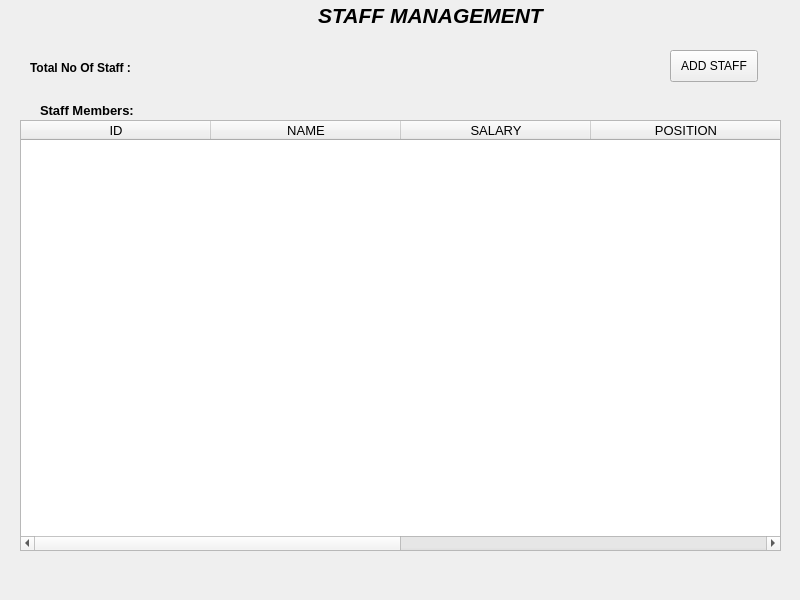
<?xml version="1.0" encoding="UTF-8"?>
<ui version="4.0">
 <class>staff</class>
 <widget class="QMainWindow" name="staff">
  <property name="geometry">
   <rect>
    <x>0</x>
    <y>0</y>
    <width>800</width>
    <height>600</height>
   </rect>
  </property>
  <property name="windowTitle">
   <string>MainWindow</string>
  </property>
  <widget class="QWidget" name="centralwidget">
   <widget class="QLabel" name="staffmanagement">
    <property name="geometry">
     <rect>
      <x>260</x>
      <y>0</y>
      <width>341</width>
      <height>31</height>
     </rect>
    </property>
    <property name="font">
     <font>
      <pointsize>16</pointsize>
      <italic>true</italic>
      <bold>true</bold>
     </font>
    </property>
    <property name="text">
     <string>STAFF MANAGEMENT</string>
    </property>
    <property name="alignment">
     <set>Qt::AlignmentFlag::AlignCenter</set>
    </property>
   </widget>
   <widget class="QLabel" name="totalstaff">
    <property name="geometry">
     <rect>
      <x>30</x>
      <y>60</y>
      <width>136</width>
      <height>16</height>
     </rect>
    </property>
    <property name="font">
     <font>
      <bold>true</bold>
     </font>
    </property>
    <property name="text">
     <string>Total No Of Staff : </string>
    </property>
   </widget>
   <widget class="QLabel" name="staffmembers_2">
    <property name="geometry">
     <rect>
      <x>40</x>
      <y>100</y>
      <width>151</width>
      <height>20</height>
     </rect>
    </property>
    <property name="font">
     <font>
      <pointsize>10</pointsize>
      <bold>true</bold>
     </font>
    </property>
    <property name="text">
     <string>Staff Members:</string>
    </property>
   </widget>
   <widget class="QPushButton" name="ADDSTAFF">
    <property name="geometry">
     <rect>
      <x>670</x>
      <y>50</y>
      <width>88</width>
      <height>32</height>
     </rect>
    </property>
    <property name="font">
     <font>
      <family>Arial</family>
      <pointsize>9</pointsize>
      <bold>false</bold>
     </font>
    </property>
    <property name="text">
     <string>ADD STAFF</string>
    </property>
   </widget>
   <widget class="QTableWidget" name="table_staff">
    <property name="geometry">
     <rect>
      <x>20</x>
      <y>120</y>
      <width>761</width>
      <height>431</height>
     </rect>
    </property>
    <property name="font">
     <font>
      <pointsize>10</pointsize>
     </font>
    </property>
    <property name="columnCount">
     <number>6</number>
    </property>
    <attribute name="horizontalHeaderDefaultSectionSize">
     <number>190</number>
    </attribute>
    <column>
     <property name="text">
      <string>ID</string>
     </property>
    </column>
    <column>
     <property name="text">
      <string>NAME</string>
     </property>
    </column>
    <column>
     <property name="text">
      <string>SALARY</string>
     </property>
    </column>
    <column>
     <property name="text">
      <string>POSITION</string>
     </property>
    </column>
    <column>
     <property name="text">
      <string>AGE</string>
     </property>
    </column>
    <column>
     <property name="text">
      <string>CONTACT</string>
     </property>
    </column>
   </widget>
  </widget>
  <widget class="QMenuBar" name="menubar">
   <property name="geometry">
    <rect>
     <x>0</x>
     <y>0</y>
     <width>800</width>
     <height>26</height>
    </rect>
   </property>
  </widget>
 </widget>
 <resources/>
 <connections/>
</ui>
